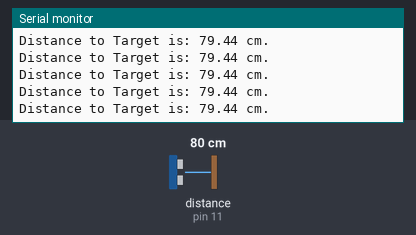
A sketch run on a simulated Arduino Uno, built with avr-gcc and run on an emulated ATmega328P. Shown: the last lines printed to the serial monitor. Wiring (inferred from the names in the program): ultrasonic range finder: trigger pin 12; echo pin 11. Inputs (shaded band) come from the test bench; at power-on: distance to the obstacle (sensor on pin 11) 80 cm. The echo pulse lasts 58.3 µs per cm.

Above: at 1.2 s.
1.3 s: distance to the obstacle (sensor on pin 11) set to 2 cm
At 1.47 s:
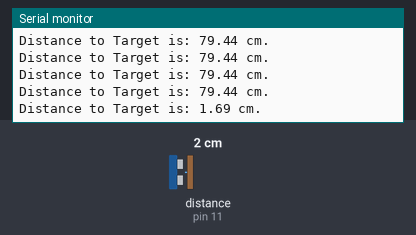
4.3 s: distance to the obstacle (sensor on pin 11) set to 9 cm
At 4.36 s:
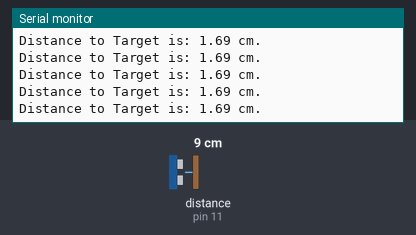
7.3 s: distance to the obstacle (sensor on pin 11) set to 120 cm
At 7.35 s:
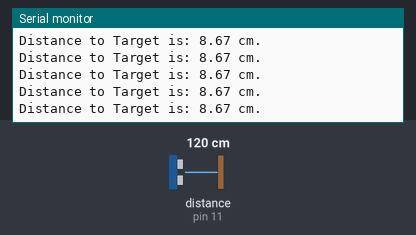
10.3 s: distance to the obstacle (sensor on pin 11) set to 18 cm
At 10.35 s:
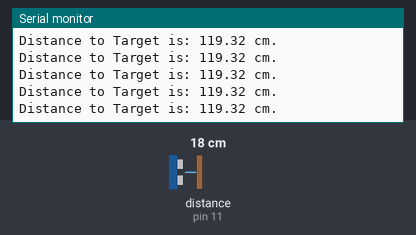
13.3 s: distance to the obstacle (sensor on pin 11) set to 4 cm
At 13.36 s:
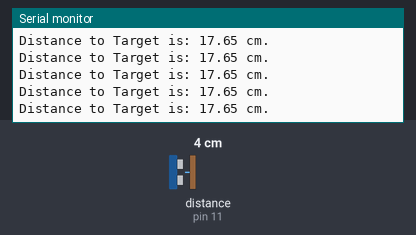
Timing chart, 0 to 16.3 s (numbered marks = the images above; inputs shaded):
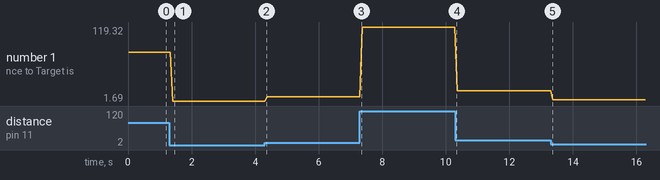

The sketch:

Distance_Sensor.ino
```cpp
int trigPin=12;
int echoPin=11;
int pingTravelTime;
float pingTravelDistance;
float distanceToTarget;
int dt=50;

void setup() {
  pinMode(trigPin,OUTPUT);
  pinMode(echoPin,INPUT);
  Serial.begin(9600);

}

void loop() {
  // put your main code here, to run repeatedly:
  digitalWrite(trigPin,LOW);
  delayMicroseconds(10);
  digitalWrite(trigPin,HIGH);
  delayMicroseconds(10);
  digitalWrite(trigPin,LOW);
  pingTravelTime=pulseIn(echoPin,HIGH);
  delay(25);
  //pingTravelDistance=(pingTravelTime*765.*5280.*12)/(3600.*1000000); //(rate=765( this is the pingratem/hr)*miles/microsecond
  pingTravelDistance=(pingTravelTime*1231.15*1000*100)/(3600.*1000000);
  distanceToTarget=pingTravelDistance/2;
  Serial.print("Distance to Target is: ");
  Serial.print(distanceToTarget);
  Serial.println(" cm.");
  delay(dt);
}
```

Measured:
- after the input at 1.3 s, the serial monitor: prints a new line after 0.10 s (image 1)
- plotted number 1: 79.44 → 1.69 after the input at 1.3 s, 1.69 → 8.67 after the input at 4.3 s, 8.67 → 119.32 after the input at 7.3 s, 119.32 → 17.65 after the input at 10.3 s, 17.65 → 3.68 after the input at 13.3 s
